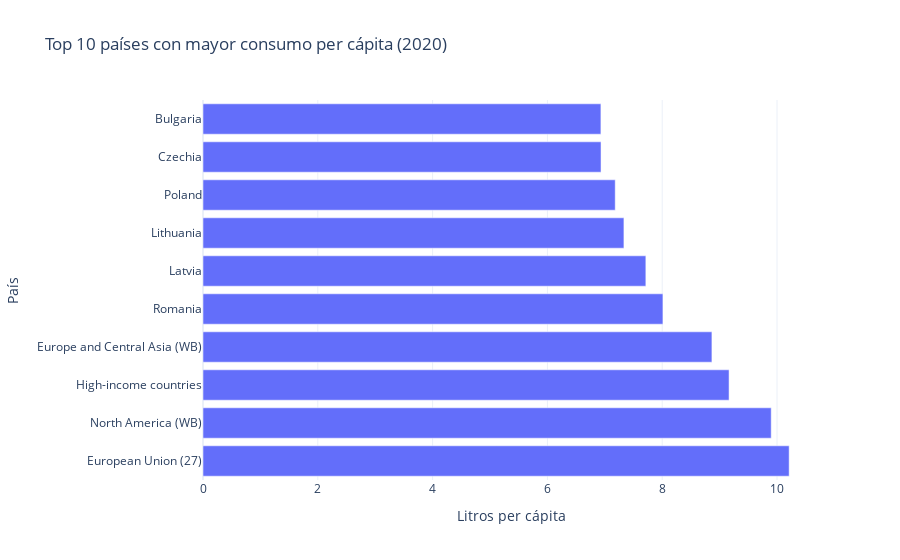

Notebook code cell kept with this figure:
### Markdown cell above
## 🏆 Top 10 países con mayor consumo per cápita (último año disponible)

### Code cell
latest_year = df["year"].max()
ranking_df = (
    df.filter(pl.col("year") == latest_year)
      .group_by("country")
      .agg(pl.mean("litres_per_capita").alias("avg_litres"))
      .sort("avg_litres", descending=True)
      .head(10)
)

fig = px.bar(
    ranking_df.to_pandas(),
    x="avg_litres",
    y="country",
    orientation="h",
    title=f"Top 10 países con mayor consumo per cápita ({latest_year})",
    labels={"avg_litres": "Litros per cápita", "country": "País"},
)
fig.update_layout(template="plotly_white")
fig.show()

### Figure 1 — Plotly figure (JSON) as saved in the notebook; plotly's stock layout.template omitted (floating-point values rounded to 4 significant figures)
{"data": [{"hovertemplate": "Litros per cápita=%{x}<br>País=%{y}<extra></extra>", "legendgroup": "", "marker": {"color": "#636efa", "pattern": {"shape": ""}}, "name": "", "orientation": "h", "showlegend": false, "textposition": "auto", "type": "bar", "x": [10.21, 9.899, 9.165, 8.866, 8.013, 7.715, 7.333, 7.181, 6.934, 6.932], "xaxis": "x", "y": ["European Union (27)", "North America (WB)", "High-income countries", "Europe and Central Asia (WB)", "Romania", "Latvia", "Lithuania", "Poland", "Czechia", "Bulgaria"], "yaxis": "y"}], "layout": {"barmode": "relative", "legend": {"tracegroupgap": 0}, "title": {"text": "Top 10 países con mayor consumo per cápita (2020)"}, "xaxis": {"anchor": "y", "domain": [0, 1], "title": {"text": "Litros per cápita"}}, "yaxis": {"anchor": "x", "domain": [0, 1], "title": {"text": "País"}}}}
